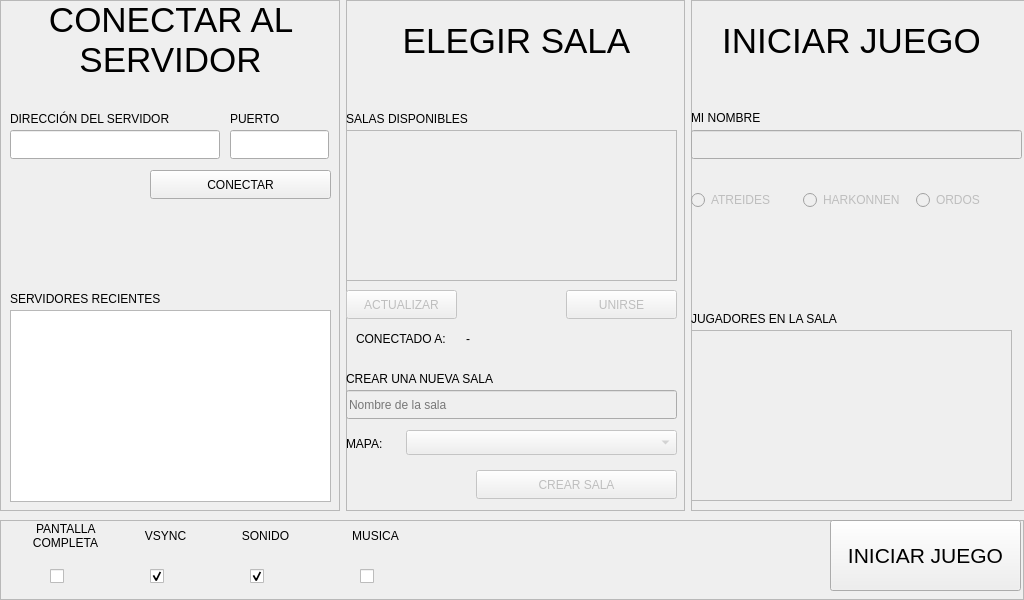
<?xml version="1.0" encoding="UTF-8"?>
<ui version="4.0">
 <class>Lanzador</class>
 <widget class="QWidget" name="Lanzador">
  <property name="geometry">
   <rect>
    <x>0</x>
    <y>0</y>
    <width>1024</width>
    <height>600</height>
   </rect>
  </property>
  <property name="windowTitle">
   <string>Dune Remake</string>
  </property>
  <widget class="QWidget" name="horizontalLayoutWidget">
   <property name="geometry">
    <rect>
     <x>0</x>
     <y>0</y>
     <width>1031</width>
     <height>511</height>
    </rect>
   </property>
   <layout class="QHBoxLayout" name="horizontalLayout">
    <item>
     <widget class="QFrame" name="frame_3">
      <property name="frameShape">
       <enum>QFrame::StyledPanel</enum>
      </property>
      <property name="frameShadow">
       <enum>QFrame::Raised</enum>
      </property>
      <widget class="QLabel" name="label">
       <property name="geometry">
        <rect>
         <x>0</x>
         <y>-1</y>
         <width>341</width>
         <height>81</height>
        </rect>
       </property>
       <property name="font">
        <font>
         <pointsize>26</pointsize>
        </font>
       </property>
       <property name="text">
        <string>CONECTAR AL SERVIDOR</string>
       </property>
       <property name="alignment">
        <set>Qt::AlignCenter</set>
       </property>
       <property name="wordWrap">
        <bool>true</bool>
       </property>
      </widget>
      <widget class="QLabel" name="label_4">
       <property name="geometry">
        <rect>
         <x>10</x>
         <y>110</y>
         <width>181</width>
         <height>17</height>
        </rect>
       </property>
       <property name="text">
        <string>DIRECCIÓN DEL SERVIDOR</string>
       </property>
      </widget>
      <widget class="QLineEdit" name="txtDireccionServidor">
       <property name="geometry">
        <rect>
         <x>10</x>
         <y>130</y>
         <width>210</width>
         <height>29</height>
        </rect>
       </property>
      </widget>
      <widget class="QLabel" name="label_5">
       <property name="geometry">
        <rect>
         <x>230</x>
         <y>110</y>
         <width>67</width>
         <height>17</height>
        </rect>
       </property>
       <property name="text">
        <string>PUERTO</string>
       </property>
      </widget>
      <widget class="QLineEdit" name="txtPuertoServidor">
       <property name="geometry">
        <rect>
         <x>230</x>
         <y>130</y>
         <width>99</width>
         <height>29</height>
        </rect>
       </property>
      </widget>
      <widget class="QPushButton" name="btnConectar">
       <property name="geometry">
        <rect>
         <x>150</x>
         <y>170</y>
         <width>181</width>
         <height>29</height>
        </rect>
       </property>
       <property name="text">
        <string>CONECTAR</string>
       </property>
      </widget>
      <widget class="QListWidget" name="listServidoresRecientes">
       <property name="geometry">
        <rect>
         <x>10</x>
         <y>310</y>
         <width>321</width>
         <height>192</height>
        </rect>
       </property>
      </widget>
      <widget class="QLabel" name="label_6">
       <property name="geometry">
        <rect>
         <x>10</x>
         <y>290</y>
         <width>310</width>
         <height>17</height>
        </rect>
       </property>
       <property name="text">
        <string>SERVIDORES RECIENTES</string>
       </property>
      </widget>
     </widget>
    </item>
    <item>
     <widget class="QFrame" name="frame_2">
      <property name="frameShape">
       <enum>QFrame::StyledPanel</enum>
      </property>
      <property name="frameShadow">
       <enum>QFrame::Raised</enum>
      </property>
      <widget class="QLabel" name="label_2">
       <property name="geometry">
        <rect>
         <x>0</x>
         <y>0</y>
         <width>341</width>
         <height>81</height>
        </rect>
       </property>
       <property name="font">
        <font>
         <pointsize>26</pointsize>
        </font>
       </property>
       <property name="text">
        <string>ELEGIR SALA</string>
       </property>
       <property name="alignment">
        <set>Qt::AlignCenter</set>
       </property>
       <property name="wordWrap">
        <bool>true</bool>
       </property>
      </widget>
      <widget class="QListWidget" name="listSalasDisponibles">
       <property name="enabled">
        <bool>false</bool>
       </property>
       <property name="geometry">
        <rect>
         <x>0</x>
         <y>130</y>
         <width>331</width>
         <height>151</height>
        </rect>
       </property>
      </widget>
      <widget class="QLabel" name="label_7">
       <property name="geometry">
        <rect>
         <x>0</x>
         <y>110</y>
         <width>331</width>
         <height>17</height>
        </rect>
       </property>
       <property name="text">
        <string>SALAS DISPONIBLES</string>
       </property>
      </widget>
      <widget class="QLabel" name="label_9">
       <property name="geometry">
        <rect>
         <x>0</x>
         <y>370</y>
         <width>331</width>
         <height>17</height>
        </rect>
       </property>
       <property name="text">
        <string>CREAR UNA NUEVA SALA</string>
       </property>
      </widget>
      <widget class="QLineEdit" name="txtNombreSala">
       <property name="enabled">
        <bool>false</bool>
       </property>
       <property name="geometry">
        <rect>
         <x>0</x>
         <y>390</y>
         <width>331</width>
         <height>29</height>
        </rect>
       </property>
       <property name="placeholderText">
        <string>Nombre de la sala</string>
       </property>
      </widget>
      <widget class="QPushButton" name="btnCrearSala">
       <property name="enabled">
        <bool>false</bool>
       </property>
       <property name="geometry">
        <rect>
         <x>130</x>
         <y>470</y>
         <width>201</width>
         <height>29</height>
        </rect>
       </property>
       <property name="text">
        <string>CREAR SALA</string>
       </property>
      </widget>
      <widget class="QPushButton" name="btnElegirSala">
       <property name="enabled">
        <bool>false</bool>
       </property>
       <property name="geometry">
        <rect>
         <x>220</x>
         <y>290</y>
         <width>111</width>
         <height>29</height>
        </rect>
       </property>
       <property name="text">
        <string>UNIRSE</string>
       </property>
      </widget>
      <widget class="QPushButton" name="btnActualizar">
       <property name="enabled">
        <bool>false</bool>
       </property>
       <property name="geometry">
        <rect>
         <x>0</x>
         <y>290</y>
         <width>111</width>
         <height>29</height>
        </rect>
       </property>
       <property name="text">
        <string>ACTUALIZAR</string>
       </property>
      </widget>
      <widget class="QComboBox" name="cbMapas">
       <property name="enabled">
        <bool>false</bool>
       </property>
       <property name="geometry">
        <rect>
         <x>60</x>
         <y>430</y>
         <width>271</width>
         <height>25</height>
        </rect>
       </property>
      </widget>
      <widget class="QLabel" name="label_15">
       <property name="geometry">
        <rect>
         <x>0</x>
         <y>435</y>
         <width>67</width>
         <height>17</height>
        </rect>
       </property>
       <property name="text">
        <string>MAPA:</string>
       </property>
      </widget>
      <widget class="QLabel" name="label_16">
       <property name="geometry">
        <rect>
         <x>10</x>
         <y>330</y>
         <width>121</width>
         <height>17</height>
        </rect>
       </property>
       <property name="text">
        <string>CONECTADO A:</string>
       </property>
      </widget>
      <widget class="QLabel" name="lblNombreSala">
       <property name="geometry">
        <rect>
         <x>120</x>
         <y>330</y>
         <width>211</width>
         <height>17</height>
        </rect>
       </property>
       <property name="text">
        <string>-</string>
       </property>
      </widget>
     </widget>
    </item>
    <item>
     <widget class="QFrame" name="frame">
      <property name="frameShape">
       <enum>QFrame::StyledPanel</enum>
      </property>
      <property name="frameShadow">
       <enum>QFrame::Raised</enum>
      </property>
      <widget class="QLabel" name="label_3">
       <property name="geometry">
        <rect>
         <x>-10</x>
         <y>0</y>
         <width>341</width>
         <height>81</height>
        </rect>
       </property>
       <property name="font">
        <font>
         <pointsize>26</pointsize>
        </font>
       </property>
       <property name="text">
        <string>INICIAR JUEGO</string>
       </property>
       <property name="alignment">
        <set>Qt::AlignCenter</set>
       </property>
       <property name="wordWrap">
        <bool>true</bool>
       </property>
      </widget>
      <widget class="QLabel" name="label_8">
       <property name="geometry">
        <rect>
         <x>0</x>
         <y>310</y>
         <width>331</width>
         <height>17</height>
        </rect>
       </property>
       <property name="text">
        <string>JUGADORES EN LA SALA</string>
       </property>
      </widget>
      <widget class="QListWidget" name="listJugadoresEnSala">
       <property name="enabled">
        <bool>false</bool>
       </property>
       <property name="geometry">
        <rect>
         <x>0</x>
         <y>330</y>
         <width>321</width>
         <height>171</height>
        </rect>
       </property>
      </widget>
      <widget class="QLineEdit" name="btnNombreJugador">
       <property name="enabled">
        <bool>false</bool>
       </property>
       <property name="geometry">
        <rect>
         <x>0</x>
         <y>130</y>
         <width>331</width>
         <height>29</height>
        </rect>
       </property>
      </widget>
      <widget class="QLabel" name="label_10">
       <property name="geometry">
        <rect>
         <x>0</x>
         <y>110</y>
         <width>321</width>
         <height>16</height>
        </rect>
       </property>
       <property name="text">
        <string>MI NOMBRE</string>
       </property>
      </widget>
      <widget class="QWidget" name="horizontalLayoutWidget_2">
       <property name="geometry">
        <rect>
         <x>0</x>
         <y>160</y>
         <width>331</width>
         <height>80</height>
        </rect>
       </property>
       <layout class="QHBoxLayout" name="horizontalLayout_2">
        <item>
         <widget class="QRadioButton" name="rbAtreides">
          <property name="enabled">
           <bool>false</bool>
          </property>
          <property name="text">
           <string>ATREIDES</string>
          </property>
         </widget>
        </item>
        <item>
         <widget class="QRadioButton" name="rbHarkonnen">
          <property name="enabled">
           <bool>false</bool>
          </property>
          <property name="text">
           <string>HARKONNEN</string>
          </property>
         </widget>
        </item>
        <item>
         <widget class="QRadioButton" name="rbOrdos">
          <property name="enabled">
           <bool>false</bool>
          </property>
          <property name="text">
           <string>ORDOS</string>
          </property>
         </widget>
        </item>
       </layout>
      </widget>
     </widget>
    </item>
   </layout>
  </widget>
  <widget class="QFrame" name="frame_4">
   <property name="geometry">
    <rect>
     <x>0</x>
     <y>520</y>
     <width>1024</width>
     <height>80</height>
    </rect>
   </property>
   <property name="frameShape">
    <enum>QFrame::StyledPanel</enum>
   </property>
   <property name="frameShadow">
    <enum>QFrame::Raised</enum>
   </property>
   <widget class="QPushButton" name="btnIniciarJuego">
    <property name="geometry">
     <rect>
      <x>830</x>
      <y>0</y>
      <width>191</width>
      <height>71</height>
     </rect>
    </property>
    <property name="font">
     <font>
      <pointsize>16</pointsize>
     </font>
    </property>
    <property name="text">
     <string>INICIAR JUEGO</string>
    </property>
   </widget>
   <widget class="QCheckBox" name="cbPantallaCompleta">
    <property name="geometry">
     <rect>
      <x>50</x>
      <y>40</y>
      <width>32</width>
      <height>32</height>
     </rect>
    </property>
    <property name="styleSheet">
     <string notr="true">QCheckBox::indicator:checked {
	image: url(:/imgs/nuevos/check-square-solid.svg);
	height: 32px;
    width: 32px;
}

QCheckBox::indicator:unchecked {
	image: url(:/imgs/nuevos/square-solid.svg);
	height: 32px;
    width: 32px;
}</string>
    </property>
    <property name="text">
     <string/>
    </property>
   </widget>
   <widget class="QLabel" name="label_11">
    <property name="geometry">
     <rect>
      <x>20</x>
      <y>0</y>
      <width>91</width>
      <height>31</height>
     </rect>
    </property>
    <property name="text">
     <string>PANTALLA COMPLETA</string>
    </property>
    <property name="alignment">
     <set>Qt::AlignCenter</set>
    </property>
    <property name="wordWrap">
     <bool>true</bool>
    </property>
   </widget>
   <widget class="QLabel" name="label_12">
    <property name="geometry">
     <rect>
      <x>120</x>
      <y>0</y>
      <width>91</width>
      <height>31</height>
     </rect>
    </property>
    <property name="text">
     <string>VSYNC</string>
    </property>
    <property name="alignment">
     <set>Qt::AlignCenter</set>
    </property>
    <property name="wordWrap">
     <bool>true</bool>
    </property>
   </widget>
   <widget class="QCheckBox" name="cbVsync">
    <property name="geometry">
     <rect>
      <x>150</x>
      <y>40</y>
      <width>32</width>
      <height>32</height>
     </rect>
    </property>
    <property name="styleSheet">
     <string notr="true">QCheckBox::indicator:checked {
	image: url(:/imgs/nuevos/check-square-solid.svg);
	height: 32px;
    width: 32px;
}

QCheckBox::indicator:unchecked {
	image: url(:/imgs/nuevos/square-solid.svg);
	height: 32px;
    width: 32px;
}</string>
    </property>
    <property name="text">
     <string/>
    </property>
    <property name="checked">
     <bool>true</bool>
    </property>
   </widget>
   <widget class="QCheckBox" name="cbSFX">
    <property name="geometry">
     <rect>
      <x>250</x>
      <y>40</y>
      <width>32</width>
      <height>32</height>
     </rect>
    </property>
    <property name="styleSheet">
     <string notr="true">QCheckBox::indicator:checked {
	image: url(:/imgs/nuevos/check-square-solid.svg);
	height: 32px;
    width: 32px;
}

QCheckBox::indicator:unchecked {
	image: url(:/imgs/nuevos/square-solid.svg);
	height: 32px;
    width: 32px;
}</string>
    </property>
    <property name="text">
     <string/>
    </property>
    <property name="checked">
     <bool>true</bool>
    </property>
   </widget>
   <widget class="QLabel" name="label_13">
    <property name="geometry">
     <rect>
      <x>220</x>
      <y>0</y>
      <width>91</width>
      <height>31</height>
     </rect>
    </property>
    <property name="text">
     <string>SONIDO</string>
    </property>
    <property name="alignment">
     <set>Qt::AlignCenter</set>
    </property>
    <property name="wordWrap">
     <bool>true</bool>
    </property>
   </widget>
   <widget class="QCheckBox" name="cbMusica">
    <property name="geometry">
     <rect>
      <x>360</x>
      <y>40</y>
      <width>32</width>
      <height>32</height>
     </rect>
    </property>
    <property name="styleSheet">
     <string notr="true">QCheckBox::indicator:checked {
	image: url(:/imgs/nuevos/check-square-solid.svg);
	height: 32px;
    width: 32px;
}

QCheckBox::indicator:unchecked {
	image: url(:/imgs/nuevos/square-solid.svg);
	height: 32px;
    width: 32px;
}</string>
    </property>
    <property name="text">
     <string/>
    </property>
   </widget>
   <widget class="QLabel" name="label_14">
    <property name="geometry">
     <rect>
      <x>330</x>
      <y>0</y>
      <width>91</width>
      <height>31</height>
     </rect>
    </property>
    <property name="text">
     <string>MUSICA</string>
    </property>
    <property name="alignment">
     <set>Qt::AlignCenter</set>
    </property>
    <property name="wordWrap">
     <bool>true</bool>
    </property>
   </widget>
  </widget>
 </widget>
 <resources>
  <include location="../../../data/rc-cliente/recursos.qrc"/>
 </resources>
 <connections/>
</ui>
